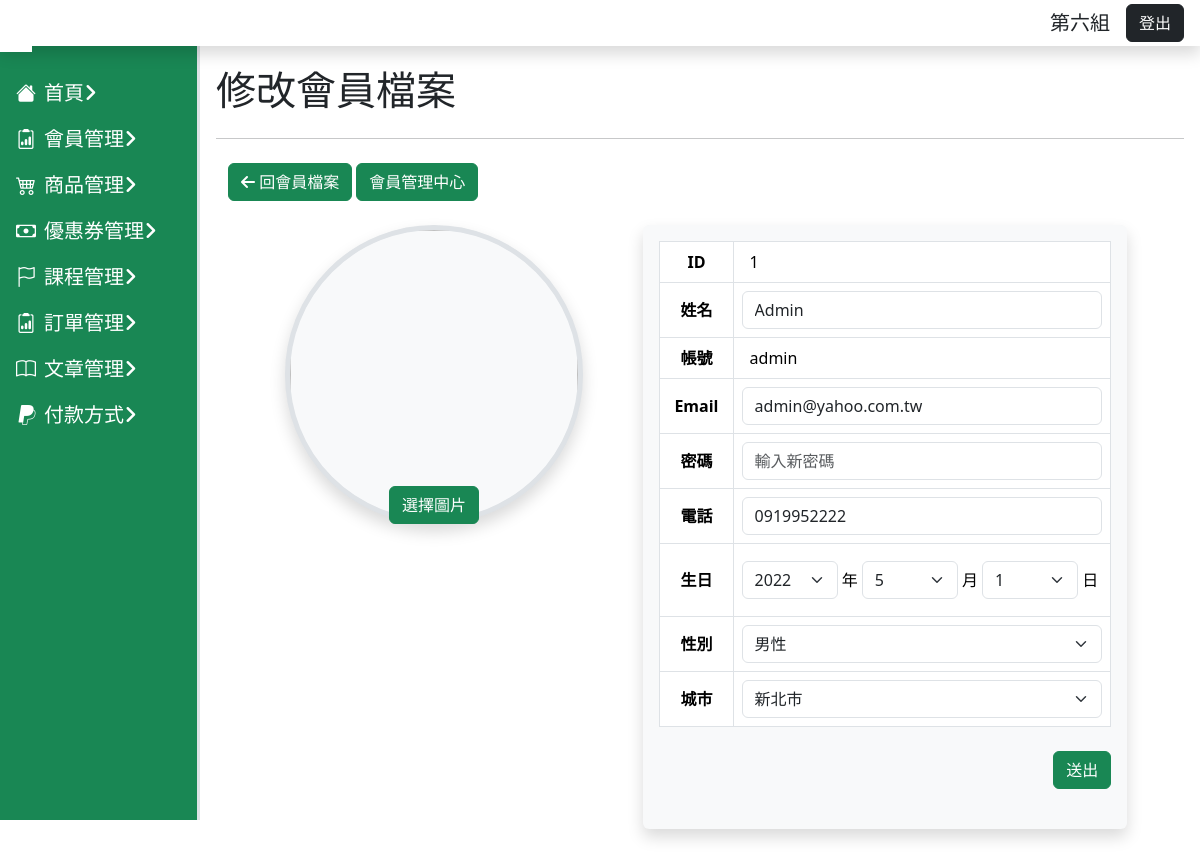
The app's page /user/user-edit.php with its own data.
### tables this page shows
CREATE TABLE `users` (
  `id` int(11) NOT NULL COMMENT '流水號',
  `memberid` varchar(50) NOT NULL COMMENT '會員編號',
  `name` varchar(30) DEFAULT NULL COMMENT '使用者名字',
  `images_id` int(255) NOT NULL DEFAULT 0 COMMENT '使用者照片ID',
  `images_name` varchar(255) DEFAULT 'user.png' COMMENT '使用者照片',
  `gender` enum('女性','男性','其他','') DEFAULT NULL COMMENT '性別',
  `birthday` date DEFAULT NULL COMMENT '生日',
  `account` varchar(50) NOT NULL COMMENT '帳號',
  `password` varchar(50) NOT NULL COMMENT '密碼',
  `phone` varchar(30) NOT NULL COMMENT '電話',
  `email` varchar(50) NOT NULL COMMENT '信箱',
  `location` varchar(30) DEFAULT NULL COMMENT '城市',
  `carrierid` varchar(50) DEFAULT NULL COMMENT '電子發票載具',
  `created_at` datetime NOT NULL DEFAULT current_timestamp() COMMENT '資料建立日期',
  `valid` tinyint(4) NOT NULL DEFAULT 1 COMMENT '使用者資料狀態'
);

### user/user-edit.php (the view, shortened to what this page needs)
<?php
if (!isset($_GET["id"])) {
  $id = 1;
} else {
  $id = $_GET["id"];
}
require_once("../db_connect.php");
$sql = "SELECT * FROM users WHERE id = $id AND valid = 1";
$result = $conn->query($sql);
$row = $result->fetch_assoc();
if ($result->num_rows > 0) {
  $userExit = true;
  $array = explode("-", $row["birthday"]);
  $year = $array[0];
  $month = $array[1];
  $day = $array[2];
} else {
  $userExit = false;
  $title = "使用者不存在";
}
?>
<!doctype html>
<html lang="en">
<head>
  <?php include("../css.php") ?>
  <?php include("user-css.php"); ?>
</head>
<body>
  <?php include("../dashboard-comm.php") ?>
  <main class="main-content p-3">
    <div class="d-flex justify-content-between">
      <h1>修改會員檔案</h1>
    </div>
    <hr>
    <div class="container">
      <div class="py-2">
        <a class="btn btn-success" href="user.php?id=<?= $id ?>">
          <i class="fa-solid fa-arrow-left"></i>&nbsp回會員檔案</a>
        <a href="users.php" class="btn btn-success">會員管理中心</a>
      </div>
      <?php if ($userExit) : ?>
        <form action="doUpdateUser.php" method="post" enctype="multipart/form-data">
          <div class="row justify-content-center">
            <div class="col-lg-4 mt-3 col-2">
              <div class="position-relative">
                <div class="ratio ratio-1x1 rounded-circle border border-5 overflow-hidden bg-transparent shadow p-3 mb-5 bg-body-tertiary rounded">
                  <img id="previewImage" src="../user_images/<?= $row["images_name"] ?> ">
                </div>
                <div class="position-absolute bottom-0 start-50 b translate-middle-x ">
                  <button type="button" class="btn btn-success" onclick="document.getElementById('fileUpload').click();">
                    選擇圖片
                  </button>
                </div>
              </div>
            </div>
            <div class="col-lg-6 ms-5 mt-3 shadow p-3 mb-5 bg-body-tertiary rounded">
              <table class="table table-bordered align-middle justify-content-center  rounded">
                <tr>
                  <th class="text-center">ID</th>
                  <td class="ps-3"><?= $row["id"] ?></td>
                </tr>
                <tr>
                  <th class="text-center">姓名</th>
                  <td>
                    <input type="text" class="form-control" name="name" value="<?= $row["name"] ?>">
                  </td>
                </tr>
                <tr>
                  <th class="text-center">帳號</th>
                  <td class="ps-3"><?= $row["account"] ?></td>
                </tr>
                <tr>
                  <th class="text-center">Email</th>
                  <td><input type="text" class="form-control" name="email" value="<?= $row["email"] ?>"></td>
                </tr>
                <tr>
                  <th class="text-center">密碼</th>
                  <td><input type="text" class="form-control" name="password" placeholder="輸入新密碼"></td>
                </tr>
                <tr>
                  <th class="text-center">電話</th>
                  <td><input type="text" class="form-control" name="phone" value="<?= $row["phone"] ?>"></td>
                </tr>
                <tr>
                  <th class="text-center">生日</th>
                  <td>
                    <div class="d-flex align-items-center ">
                      <select name="birthday-y" id="" class="form-select">
                        <?php for ($i = 1925; $i <= 2024; $i++) : ?>
                          <option <?php if ($i == $year) echo "selected" ?> value="<?php echo $i; ?>"><?php echo $i; ?></option>
                        <?php endfor; ?>
                      </select>
                      <p class="mt-3">&nbsp年&nbsp</p> <select name="birthday-m" id="" class="form-select">
                        <?php for ($i = 1; $i <= 12; $i++) : ?>
                          <option <?php if ($i == $month) echo "selected" ?> value="<?php echo $i; ?>"><?php echo $i; ?></option>
                        <?php endfor; ?>
                      </select>
                      <p class="mt-3">&nbsp月&nbsp</p>
                      <select name="birthday-d" id="" class="form-select ">
                        <?php for ($i = 1; $i <= 31; $i++) : ?>
                          <option <?php if ($i == $day) echo "selected" ?> value="<?php echo $i; ?>"><?php echo $i; ?></option>
                        <?php endfor; ?>
                      </select>
                      <p class="mt-3">&nbsp日&nbsp</p>
                    </div>
            </div>
          </div>
          <tr>
            <th class="text-center">性別</th>
            <td>
              <?php
              $gender_description = $row["gender"];
              $gender_map = [
                "女性" => 1,
                "男性" => 2,
                "其他" => 3
              ];
              $gender_value = $gender_map[$gender_description] ?? null;
              ?>
              <select name="gender" id="gender" class="form-select">
                <option value="2" <?= ($gender_value == 2 ? 'selected' : ''); ?>>男性</option>
              </select>
            </td>
          </tr>
          <tr>
            <th class="text-center">城市</th>
            <td>
              <select name="location" id="" class="form-select" type="text">
                <option value="新北市" <?= ($location == "新北市" ? 'selected' : ''); ?>>新北市</option>
              </select>
            </td>
          </tr>
          <div class="py-2 d-flex ms0r justify-content-end">
          <button class="btn btn-success" type="submit">送出</button>
          </div>
        </form>
      <?php else : ?>
        <h1 class="mt-3 text-danger">使用者不存在</h1>
      <?php endif; ?>
    </div>
  </main>
</body>
</html>

### css.php (style rules this page uses)
body { font-family: "Noto Sans TC", sans-serif; font-optical-sizing: auto; font-weight: 300; font-style: normal; }
a { text-decoration: none; cursor: pointer; user-select: none; }
:root { --aside-witch: 200px; --header-height: 50px; }
.main-content { margin: var(--header-height) 0 0 var(--aside-witch); }

### user/user-css.php (style rules this page uses)
img { width: 100%; height: 100%; object-fit: cover; }
a { text-decoration: none; }

### user/user-edit.php (style rules this page uses)
img { width: 100%; height: 100%; object-fit: cover; }

### records on screen
users: id "1", name "Admin", account "admin", email "admin@yahoo.com.tw", phone "0919952222", birthday-y "2022", birthday-m "5", birthday-d "1", gender "男性", location "新北市"
